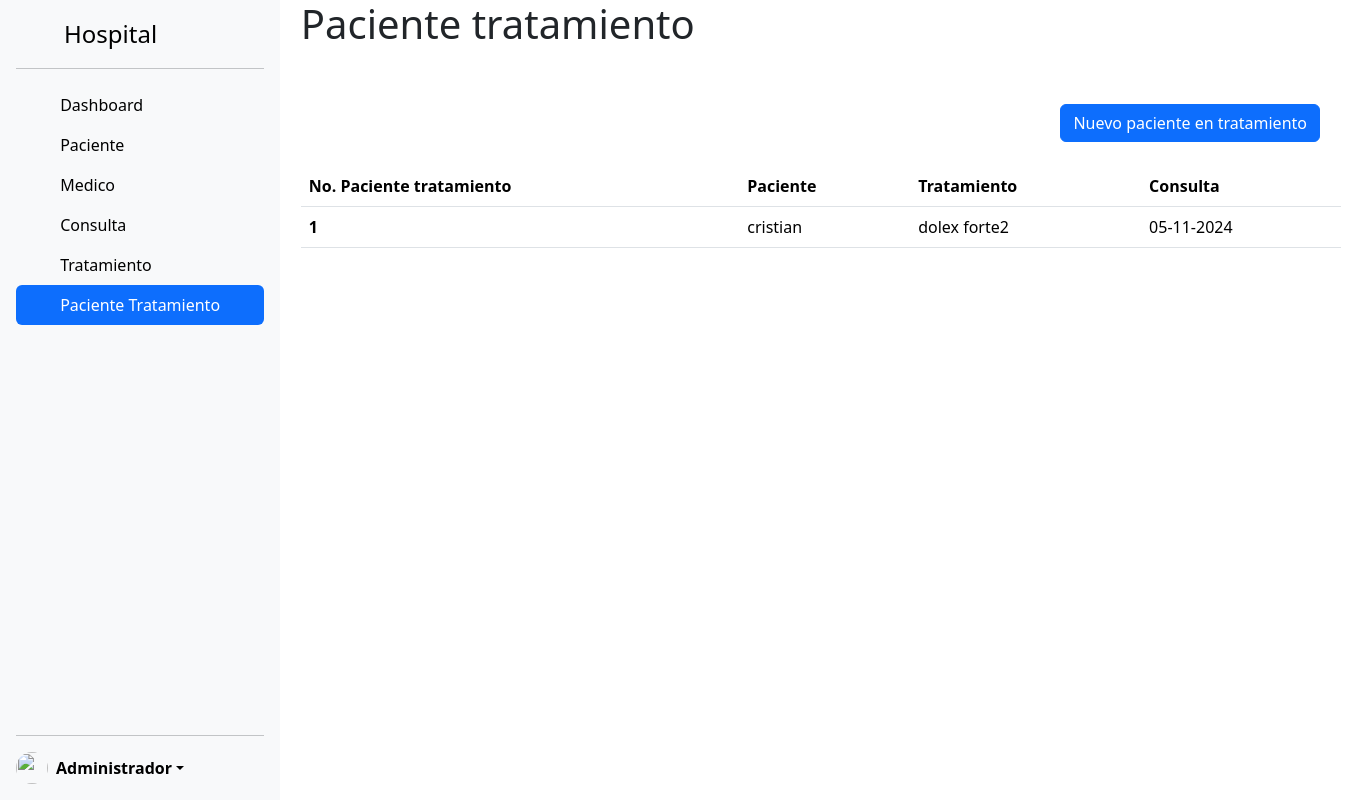
Page /paciente_tratamiento (signed in) on the committed database.
### bdhospital/models.py (models this page shows)
class Paciente_Tratamiento(models.Model):
    paciente = models.ForeignKey(Paciente, on_delete=models.CASCADE)
    tratamiento = models.ForeignKey(Tratamiento, on_delete=models.CASCADE)
    consulta = models.ForeignKey(Consulta, on_delete=models.CASCADE)

class Paciente(models.Model):
    nombre = models.CharField(max_length=255)
    numero_seguro = models.IntegerField(unique=True)
    fecha_de_nacimiento = models.DateField()
    def __str__(self):
        return self.nombre

class Tratamiento(models.Model):
    medicamento = models.CharField(max_length=255)
    terapia =  models.CharField(max_length=255)
    def __str__(self):
        return self.medicamento

class Consulta(models.Model):
    paciente = models.ForeignKey(Paciente, on_delete=models.CASCADE)
    medico = models.ForeignKey(Medico, on_delete=models.CASCADE)
    fecha = models.DateTimeField(default=timezone.now)
    motivo  = models.CharField(max_length=255)
    diagnostico = models.CharField(max_length=255)
    def __str__(self):
       return self.fecha.strftime("%d-%m-%Y")

### bdhospital/views.py (the view)
# urls.py: path('paciente_tratamiento', views.paciente_tratamiento, name='paciente_tratamiento'),
@login_required
def paciente_tratamiento(request):
    paciente_tratamiento = Paciente_Tratamiento.objects.all()
    return render(
        request,
        'paciente_tratamiento.html',
        context={'paciente_tratamiento':paciente_tratamiento}
    )

### bdhospital/templates/paciente_tratamiento.html (shortened to what this page needs)
<!DOCTYPE html>
<html lang="en">
<head>
    <link href="https://cdn.jsdelivr.net/npm/bootstrap@5.3.3/dist/css/bootstrap.min.css" rel="stylesheet"
 />
</head>
<body>
    <div style="display: flex">
        <div class="d-flex flex-column flex-shrink-0 p-3 bg-body-tertiary height:100vh"
            style="width: 280px; height: 100vh">
            <a href="/"
                class="d-flex align-items-center mb-3 mb-md-0 me-md-auto link-body-emphasis text-decoration-none">
                <svg class="bi pe-none me-2" width="40" height="32">
                    <use xlink:href="#bootstrap"></use>
                </svg>
                <span class="fs-4">Hospital</span>
            </a>
            <hr />
            <ul class="nav nav-pills flex-column mb-auto">
                <li class="nav-item">
                    <a href="/" class="nav-link link-body-emphasis" aria-current="page">
                        <svg class="bi pe-none me-2" width="16" height="16">
                            <use xlink:href="#home"></use>
                        </svg>
                        Dashboard
                    </a>
                </li>
                <li>
                    <a href="/paciente" class="nav-link link-body-emphasis">
                        <svg class="bi pe-none me-2" width="16" height="16">
                            <use xlink:href="#speedometer2"></use>
                        </svg>
                        Paciente
                    </a>
                </li>
                <li>
                    <a href="/medico" class="nav-link link-body-emphasis">
                        <svg class="bi pe-none me-2" width="16" height="16">
                            <use xlink:href="#table"></use>
                        </svg>
                        Medico
                    </a>
                </li>
                <li>
                    <a href="/consulta" class="nav-link link-body-emphasis">
                        <svg class="bi pe-none me-2" width="16" height="16">
                            <use xlink:href="#grid"></use>
                        </svg>
                        Consulta
                    </a>
                </li>
                <li>
                    <a href="/tratamiento" class="nav-link link-body-emphasis">
                        <svg class="bi pe-none me-2" width="16" height="16">
                            <use xlink:href="#people-circle"></use>
                        </svg>
                        Tratamiento
                    </a>
                </li>
                <li>
                    <a href="/paciente_tratamiento" class="nav-link active">
                        <svg class="bi pe-none me-2" width="16" height="16">
                            <use xlink:href="#grid"></use>
                        </svg>
                        Paciente Tratamiento
                    </a>
                </li>
            </ul>
            <hr />
            <div class="dropdown">
                <a href="#" class="d-flex align-items-center link-body-emphasis text-decoration-none dropdown-toggle"
                    data-bs-toggle="dropdown" aria-expanded="false">
                    <img src="https://github.com/mdo.png" alt="" width="32" height="32" class="rounded-circle me-2" />
                    <strong>Administrador</strong>
                </a>
            </div>
        </div>
        <div>
            <h1 style="margin-left: 2%;">Paciente tratamiento</h1>
            <br /><br />
            <div>
                <a style="text-decoration: none;" href="/Formpaciente_tratamiento">
                    <button style="display: flex; margin-left: auto" class="btn btn-primary">
                        Nuevo paciente en tratamiento
                    </button>
                </a>
            </div><br>
            <table class="table" style="width: 130vh;margin-left: 2%;">
                <thead>
                    <tr>
                        <th scope="col">No. Paciente tratamiento</th>
                        <th scope="col">Paciente</th>
                        <th scope="col">Tratamiento</th>
                        <th scope="col">Consulta</th>
                    </tr>
                </thead>
                <tbody>
                    {% for paciente_tratamiento in paciente_tratamiento %}
                    <tr>
                        <th scope="row">{{ forloop.counter }}</th>
                        <td>{{paciente_tratamiento.paciente}}</td>
                        <td>{{paciente_tratamiento.tratamiento}}</td>
                        <td>{{paciente_tratamiento.consulta}}</td>
                    </tr>
                    {% endfor %}
                </tbody>
            </table>
        </div>
    </div>
</body>
</html>

### rows in the picture
Paciente_Tratamiento: paciente "cristian", tratamiento "dolex forte2", consulta "05-11-2024"
